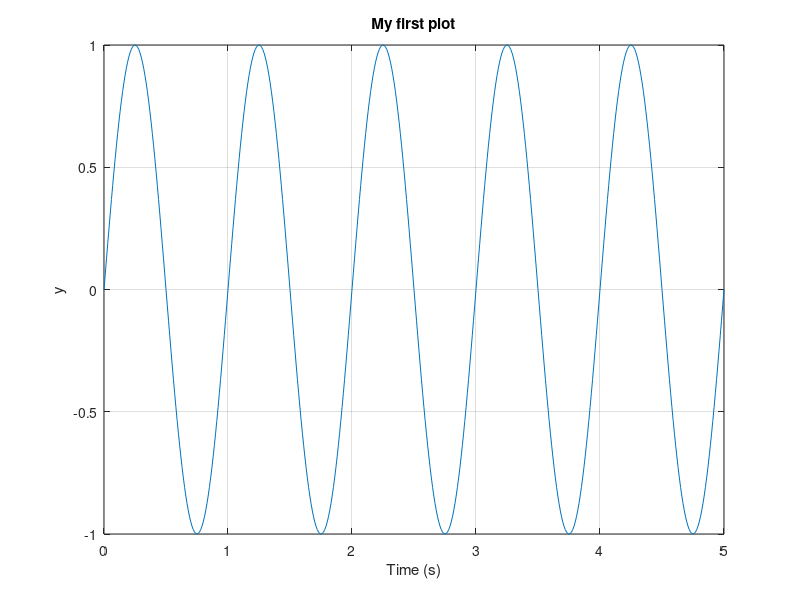
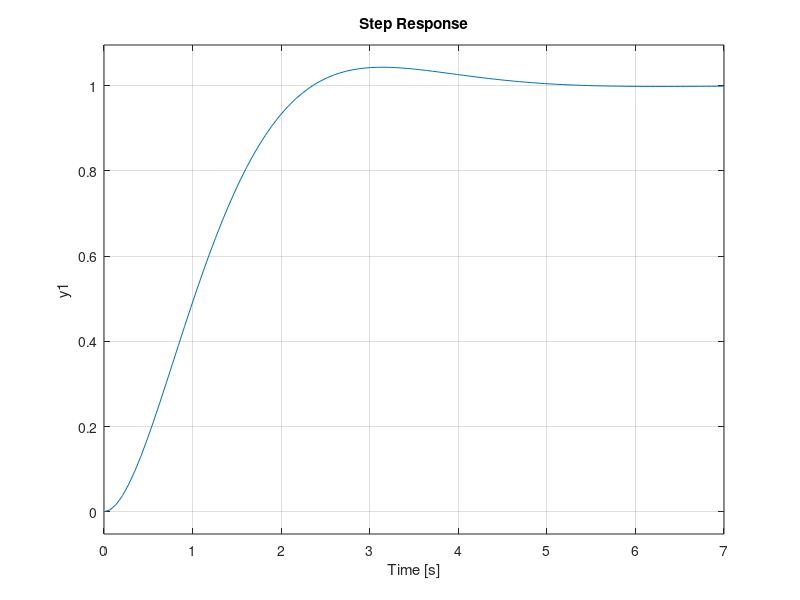

The MATLAB source for these figures, in order: (Note: this script raises an error after producing the figures.)
%% الجلسة 1: الخطوة الأولى في MATLAB
%  شغّل كل قسم وحده بـ Run Section (Ctrl + Enter)، أو الملف كله بـ Run (F5)
clc; clear; close all;

%% 1. أوامر بسيطة
a = 5
b = 3
c = a + b
d = a * b

%% 2. المتجهات
t = 0:1:5
t = 0:0.5:5

%% 3. أول رسم
t = 0:0.01:5;             % الزمن من 0 إلى 5 ثوانٍ
y = sin(2*pi*t);          % موجة جيبية
figure;
plot(t, y)
grid on
xlabel('Time (s)')
ylabel('y')
title('My first plot')

%% 4. نظام واستجابته
s = tf('s');
G = 1 / (s*(0.5*s + 1))   % نظامنا

T = feedback(G, 1);       % حلقة مغلقة
figure;
step(T)                   % أمر "اذهب إلى 1"
grid on
stepinfo(T)               % التجاوز وزمن الاستقرار وغيرهما

%% المثال 1: علامات الطلاب
marks = [85 92 73 60 48];        % علامات 5 طلاب
avg     = mean(marks)            % المعدل
best    = max(marks)             % أعلى علامة
worst   = min(marks)             % أدنى علامة
passed  = sum(marks >= 60)       % عدد الناجحين (60 فما فوق)
ordered = sort(marks, 'descend') % ترتيب من الأعلى
figure;
bar(marks)
title('Student marks')

%% المثال 2: تحويل درجة الحرارة
C = 0:10:100;                % من 0 إلى 100، والخطوة 10
F = C * 9/5 + 32;            % التحويل لكل القيم معاً
result = [C' F']             % جدول: عمود مئوي وعمود فهرنهايت
body   = 37 * 9/5 + 32       % حرارة جسم الإنسان
figure;
plot(C, F, 'o-')
grid on
xlabel('Celsius'), ylabel('Fahrenheit')

%% المثال 3: سقوط حجر من ارتفاع 45 m
t = 0:0.1:3;                 % الزمن من 0 إلى 3 ثوانٍ
h = 45 - 4.9 * t.^2;         % النقطة قبل ^ تعني تربيع كل رقم وحده
figure;
plot(t, h, 'LineWidth', 2)
grid on
xlabel('Time (s)'), ylabel('Height (m)')
h_end = h(end)               % الارتفاع عند t = 3

%% المثال 4: سخان ماء
s = tf('s');
H = 1 / (5*s + 1)            % كلما كبر الرقم 5 صار السخان أبطأ
figure;
step(H)
grid on
info = stepinfo(H);
rise   = info.RiseTime       % زمن الصعود
settle = info.SettlingTime   % زمن الاستقرار
over   = info.Overshoot      % التجاوز

%% 5. الوظيفة: ربح أكبر
T4 = feedback(4*G, 1);
figure;
step(T, T4)
grid on
legend('ربح 1', 'ربح 4')
stepinfo(T4)
